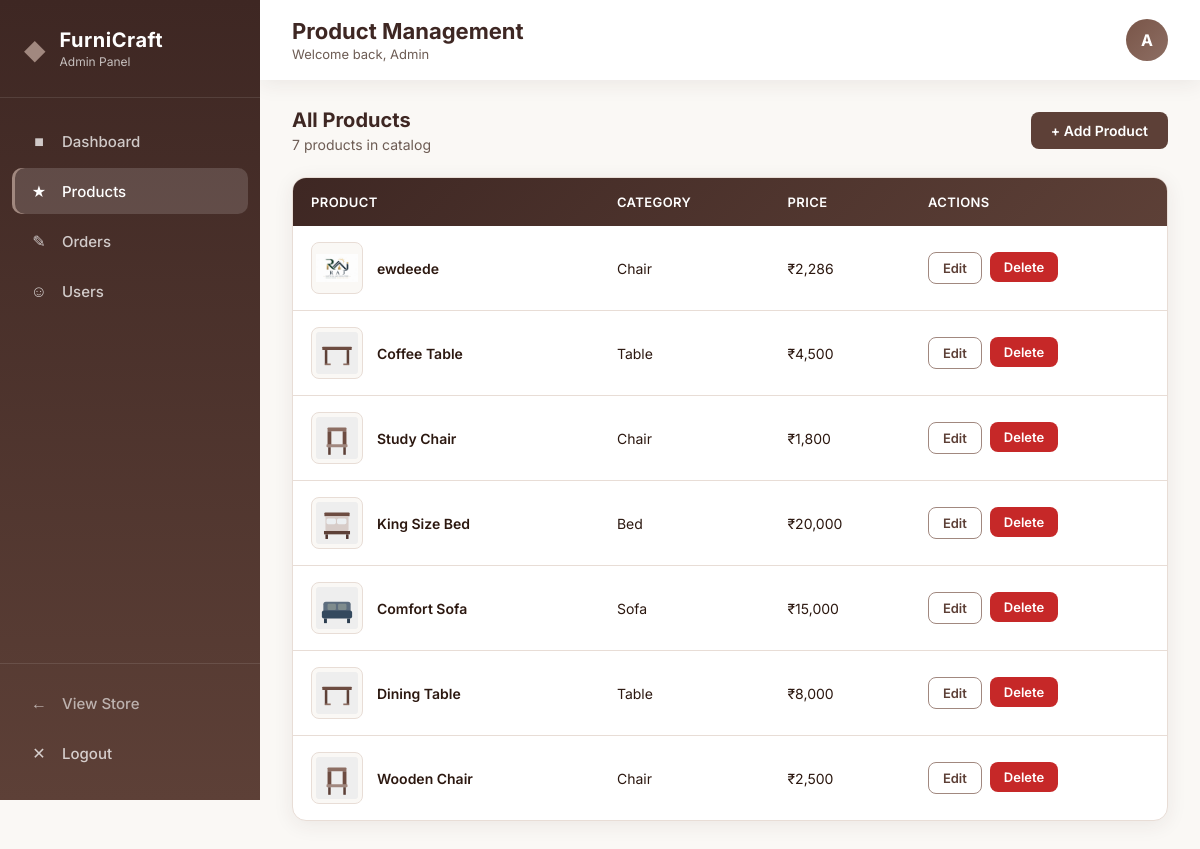
Screenshot of /admin?section=products (signed in) with the database file from the repository.
### app.py (models this page shows)
class User(db.Model):
    id = db.Column(db.Integer, primary_key=True)
    name = db.Column(db.String(120), nullable=False)
    email = db.Column(db.String(120), unique=True, nullable=False)
    mobile = db.Column(db.String(20), nullable=False)
    password_hash = db.Column(db.String(255), nullable=False)
    gender = db.Column(db.String(20), default="")
    is_admin = db.Column(db.Boolean, default=False)
    created_at = db.Column(db.DateTime, default=datetime.utcnow)
    orders = db.relationship("Order", backref="user", lazy=True)

class Product(db.Model):
    id = db.Column(db.Integer, primary_key=True)
    name = db.Column(db.String(160), nullable=False)
    category = db.Column(db.String(40), nullable=False)
    price = db.Column(db.Float, nullable=False)
    image = db.Column(db.String(255), nullable=False)
    description = db.Column(db.Text, default="")

### app.py (the view)
@app.route("/admin")
@admin_required
def admin_dashboard():
    section = request.args.get("section", "")
    active_section = section if section else "dashboard"
    product_count = Product.query.count()
    order_count = Order.query.count()
    user_count = User.query.filter_by(is_admin=False).count()
    total_revenue = get_total_revenue()
    products_list = Product.query.order_by(Product.id.desc()).all()
    orders = Order.query.order_by(Order.created_at.desc()).all()
    recent_orders = Order.query.order_by(Order.created_at.desc()).limit(5).all()
    users = User.query.filter_by(is_admin=False).order_by(User.id.desc()).all()
    for order in orders + recent_orders:
        order.status = normalize_order_status(order.status)
    return render_template(
        "admin.html",
        section=section,
        active_section=active_section,
        product_count=product_count,
        order_count=order_count,
        user_count=user_count,
        total_revenue=total_revenue,
        products=products_list,
        orders=orders,
        recent_orders=recent_orders,
        users=users,
        order_statuses=ORDER_STATUSES,
    )

### app.py (called while the page is built)
def inr(amount):
    return "₹{:,.0f}".format(round(amount))

def rupee_filter(value):
    try:
        return inr(float(value))
    except (TypeError, ValueError):
        return inr(0)

@app.context_processor
def inject_globals():
    cart = session.get("cart", {})
    cart_count = sum(int(qty) for qty in cart.values())
    return {
        "current_user": get_current_user(),
        "cart_count": cart_count,
        "categories": CATEGORIES,
        "now_year": datetime.now().year,
    }

def get_current_user():
    user_id = session.get("user_id")
    if not user_id:
        return None
    return db.session.get(User, user_id)

def admin_required(view):
    @wraps(view)
    def wrapped(*args, **kwargs):
        if not session.get("admin_logged_in"):
            flash("Admin access required.", "error")
            return redirect(url_for("admin_login"))
        user = get_current_user()
        if not user or not user.is_admin:
            session.pop("admin_logged_in", None)
            flash("Admin access required.", "error")
            return redirect(url_for("admin_login"))
        return view(*args, **kwargs)
    return wrapped

def get_total_revenue():
    result = db.session.query(func.coalesce(func.sum(Order.final_amount), 0)).scalar()
    return float(result or 0)

def normalize_order_status(status):
    if status == "Confirmed":
        return "Processing"
    return status if status in ORDER_STATUSES else "Pending"

### templates/admin.html (shortened to what this page needs)
{% extends "admin_base.html" %}
{% block page_heading %}
    {% if section == 'products' %}Product Management
    {% elif section == 'orders' %}Order Management
    {% elif section == 'users' %}User Management
    {% else %}Dashboard{% endif %}
{% endblock %}
{% block admin_content %}
{% if not section %}
<div class="stats-grid">
    <div class="stat-card products">
        <div class="stat-label">Total Products</div>
        <div class="stat-value">{{ product_count }}</div>
        <a href="{{ url_for('admin_dashboard', section='products') }}" class="stat-link">Manage Products &rarr;</a>
    </div>
    <div class="stat-card orders">
        <div class="stat-label">Total Orders</div>
        <div class="stat-value">{{ order_count }}</div>
        <a href="{{ url_for('admin_dashboard', section='orders') }}" class="stat-link">View Orders &rarr;</a>
    </div>
    <div class="stat-card users">
        <div class="stat-label">Total Users</div>
        <div class="stat-value">{{ user_count }}</div>
        <a href="{{ url_for('admin_dashboard', section='users') }}" class="stat-link">View Users &rarr;</a>
    </div>
    <div class="stat-card revenue">
        <div class="stat-label">Total Revenue</div>
        <div class="stat-value">{{ total_revenue | inr }}</div>
        <a href="{{ url_for('admin_dashboard', section='orders') }}" class="stat-link">View Orders &rarr;</a>
    </div>
</div>
<div class="recent-section">
    <h3>Recent Orders</h3>
    {% if recent_orders %}
    <div class="table-wrapper">
        <table class="data-table">
            <thead>
                <tr>
                    <th>Order ID</th>
                    <th>Customer</th>
                    <th>Amount</th>
                    <th>Status</th>
                    <th>Date</th>
                    <th>Action</th>
                </tr>
            </thead>
            <tbody>
                {% for order in recent_orders %}
                <tr>
                    <td><strong>{{ order.order_code }}</strong></td>
                    <td>{{ order.name }}</td>
                    <td>{{ order.final_amount | inr }}</td>
                    <td>
                        <span class="status-badge status-{{ order.status | lower }}">{{ order.status }}</span>
                    </td>
                    <td>{{ order.created_at.strftime('%d %b %Y') }}</td>
                    <td>
                        <a href="{{ url_for('admin_order_detail', order_id=order.id) }}" class="btn btn-outline btn-sm">View</a>
                    </td>
                </tr>
                {% endfor %}
            </tbody>
        </table>
    </div>
    {% else %}
    <div class="empty-state">
        <h3>No Orders Yet</h3>
        <p>Orders will appear here once customers start purchasing.</p>
    </div>
    {% endif %}
</div>
{% elif section == 'products' %}
<div class="section-header">
    <div>
        <h2>All Products</h2>
        <p>{{ product_count }} product{{ 's' if product_count != 1 else '' }} in catalog</p>
    </div>
    <a href="{{ url_for('admin_add_product') }}" class="btn btn-primary">+ Add Product</a>
</div>
{% if products %}
<div class="table-wrapper">
    <table class="data-table">
        <thead>
            <tr>
                <th>Product</th>
                <th>Category</th>
                <th>Price</th>
                <th>Actions</th>
            </tr>
        </thead>
        <tbody>
            {% for product in products %}
            <tr>
                <td>
                    <div class="table-product">
                        <img src="{{ url_for('static', filename=product.image) }}" alt="{{ product.name }}">
                        <span>{{ product.name }}</span>
                    </div>
                </td>
                <td>{{ product.category }}</td>
                <td>{{ product.price | inr }}</td>
                <td>
                    <div class="table-actions">
                        <a href="{{ url_for('admin_edit_product', product_id=product.id) }}" class="btn btn-outline btn-sm">Edit</a>
                        <form method="post" action="{{ url_for('admin_delete_product', product_id=product.id) }}" style="display:inline;" onsubmit="return confirm('Delete this product permanently?');">
                            <button type="submit" class="btn btn-danger btn-sm">Delete</button>
                        </form>
                    </div>
                </td>
            </tr>
            {% endfor %}
        </tbody>
    </table>
</div>
{% else %}
<div class="empty-state">
    <h3>No Products Available</h3>
    <p>Start by adding your first furniture product.</p>
    <a href="{{ url_for('admin_add_product') }}" class="btn btn-primary">+ Add Product</a>
</div>
{% endif %}
{% endif %}
{% endblock %}

### templates/admin_base.html (shortened to what this page needs)
<!DOCTYPE html>
<html lang="en">
<head>
    <link rel="stylesheet" href="{{ url_for('static', filename='css/admin.css') }}">
</head>
<body class="admin-body">
    <aside class="admin-sidebar" id="adminSidebar">
        <div class="sidebar-brand">
            <span class="brand-icon">&#9670;</span>
            <div>
                <h2>FurniCraft</h2>
                <p>Admin Panel</p>
            </div>
        </div>
        <nav class="sidebar-nav">
            <a href="{{ url_for('admin_dashboard') }}"
               class="nav-item {% if active_section == 'dashboard' %}active{% endif %}">
                <span class="nav-icon">&#9632;</span> Dashboard
            </a>
            <a href="{{ url_for('admin_dashboard', section='products') }}"
               class="nav-item {% if active_section == 'products' %}active{% endif %}">
                <span class="nav-icon">&#9733;</span> Products
            </a>
            <a href="{{ url_for('admin_dashboard', section='orders') }}"
               class="nav-item {% if active_section == 'orders' %}active{% endif %}">
                <span class="nav-icon">&#9998;</span> Orders
            </a>
            <a href="{{ url_for('admin_dashboard', section='users') }}"
               class="nav-item {% if active_section == 'users' %}active{% endif %}">
                <span class="nav-icon">&#9786;</span> Users
            </a>
        </nav>
        <div class="sidebar-footer">
            <a href="{{ url_for('home') }}" class="nav-item nav-secondary">
                <span class="nav-icon">&#8592;</span> View Store
            </a>
            <a href="{{ url_for('admin_logout') }}" class="nav-item nav-logout">
                <span class="nav-icon">&#10005;</span> Logout
            </a>
        </div>
    </aside>
    <div class="admin-main">
        <header class="admin-topbar">
            <div class="topbar-info">
                <h1>{% block page_heading %}Dashboard{% endblock %}</h1>
                <p class="topbar-sub">Welcome back, {{ current_user.name if current_user else 'Admin' }}</p>
            </div>
            <div class="topbar-user">
                <span class="user-avatar">{{ (current_user.name[0] if current_user else 'A') | upper }}</span>
            </div>
        </header>
        <main class="admin-content">
            {% block admin_content %}{% endblock %}
        </main>
    </div>
</body>
</html>

### rows the page displays
User: name "Admin", name "A"
Product: image (picture), name "ewdeede", category "Chair", price|inr "₹2,286"
Product: image (picture), name "Coffee Table", category "Table", price|inr "₹4,500"
Product: image (picture), name "Study Chair", category "Chair", price|inr "₹1,800"
Product: image (picture), name "King Size Bed", category "Bed", price|inr "₹20,000"
Product: image (picture), name "Comfort Sofa", category "Sofa", price|inr "₹15,000"
Product: image (picture), name "Dining Table", category "Table", price|inr "₹8,000"
Product: image (picture), name "Wooden Chair", category "Chair", price|inr "₹2,500"

### other values shown
{{ product_count }} "7"
{{ 's' if product_count != 1 else '' }} "s"
